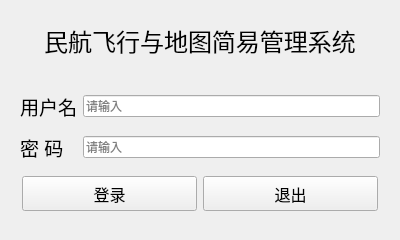
<?xml version="1.0" encoding="UTF-8"?>
<ui version="4.0">
 <class>Page_Login</class>
 <widget class="QWidget" name="Page_Login">
  <property name="geometry">
   <rect>
    <x>0</x>
    <y>0</y>
    <width>400</width>
    <height>240</height>
   </rect>
  </property>
  <property name="windowTitle">
   <string>登录</string>
  </property>
  <property name="windowIcon">
   <iconset resource="res.qrc">
    <normaloff>:/icon.jpg</normaloff>:/icon.jpg</iconset>
  </property>
  <property name="toolTip">
   <string>这是登录窗口</string>
  </property>
  <layout class="QGridLayout" name="gridLayout_3">
   <item row="0" column="0">
    <widget class="QLabel" name="label_3">
     <property name="maximumSize">
      <size>
       <width>16777215</width>
       <height>60</height>
      </size>
     </property>
     <property name="text">
      <string>&lt;html&gt;&lt;head/&gt;&lt;body&gt;&lt;p align=&quot;center&quot;&gt;&lt;span style=&quot; font-size:18pt;&quot;&gt;民航飞行与地图简易管理系统&lt;/span&gt;&lt;/p&gt;&lt;/body&gt;&lt;/html&gt;</string>
     </property>
    </widget>
   </item>
   <item row="1" column="0">
    <widget class="QWidget" name="widget_2" native="true">
     <layout class="QGridLayout" name="gridLayout_2">
      <item row="1" column="0">
       <widget class="QLabel" name="label_2">
        <property name="text">
         <string>&lt;html&gt;&lt;head/&gt;&lt;body&gt;&lt;p&gt;&lt;span style=&quot; font-size:14pt;&quot;&gt;密       码&lt;/span&gt;&lt;/p&gt;&lt;/body&gt;&lt;/html&gt;</string>
        </property>
       </widget>
      </item>
      <item row="0" column="0">
       <widget class="QLabel" name="label">
        <property name="text">
         <string>&lt;html&gt;&lt;head/&gt;&lt;body&gt;&lt;p&gt;&lt;span style=&quot; font-size:14pt;&quot;&gt;用户名&lt;/span&gt;&lt;/p&gt;&lt;/body&gt;&lt;/html&gt;</string>
        </property>
       </widget>
      </item>
      <item row="1" column="1">
       <widget class="QLineEdit" name="le_password">
        <property name="maxLength">
         <number>8</number>
        </property>
        <property name="echoMode">
         <enum>QLineEdit::EchoMode::Password</enum>
        </property>
        <property name="placeholderText">
         <string>请输入</string>
        </property>
       </widget>
      </item>
      <item row="0" column="1">
       <widget class="QLineEdit" name="le_user">
        <property name="maxLength">
         <number>8</number>
        </property>
        <property name="placeholderText">
         <string>请输入</string>
        </property>
       </widget>
      </item>
      <item row="2" column="0" colspan="2">
       <widget class="QWidget" name="widget" native="true">
        <property name="maximumSize">
         <size>
          <width>16777215</width>
          <height>40</height>
         </size>
        </property>
        <layout class="QGridLayout" name="gridLayout">
         <property name="leftMargin">
          <number>2</number>
         </property>
         <property name="topMargin">
          <number>0</number>
         </property>
         <property name="rightMargin">
          <number>2</number>
         </property>
         <property name="bottomMargin">
          <number>0</number>
         </property>
         <property name="horizontalSpacing">
          <number>6</number>
         </property>
         <property name="verticalSpacing">
          <number>0</number>
         </property>
         <item row="0" column="0">
          <widget class="QPushButton" name="pushButton">
           <property name="minimumSize">
            <size>
             <width>0</width>
             <height>35</height>
            </size>
           </property>
           <property name="font">
            <font>
             <pointsize>12</pointsize>
            </font>
           </property>
           <property name="text">
            <string>登录</string>
           </property>
          </widget>
         </item>
         <item row="0" column="1">
          <widget class="QPushButton" name="pushButton_2">
           <property name="minimumSize">
            <size>
             <width>0</width>
             <height>35</height>
            </size>
           </property>
           <property name="font">
            <font>
             <pointsize>12</pointsize>
            </font>
           </property>
           <property name="text">
            <string>退出</string>
           </property>
          </widget>
         </item>
        </layout>
       </widget>
      </item>
     </layout>
    </widget>
   </item>
  </layout>
 </widget>
 <resources>
  <include location="res.qrc"/>
 </resources>
 <connections/>
</ui>
